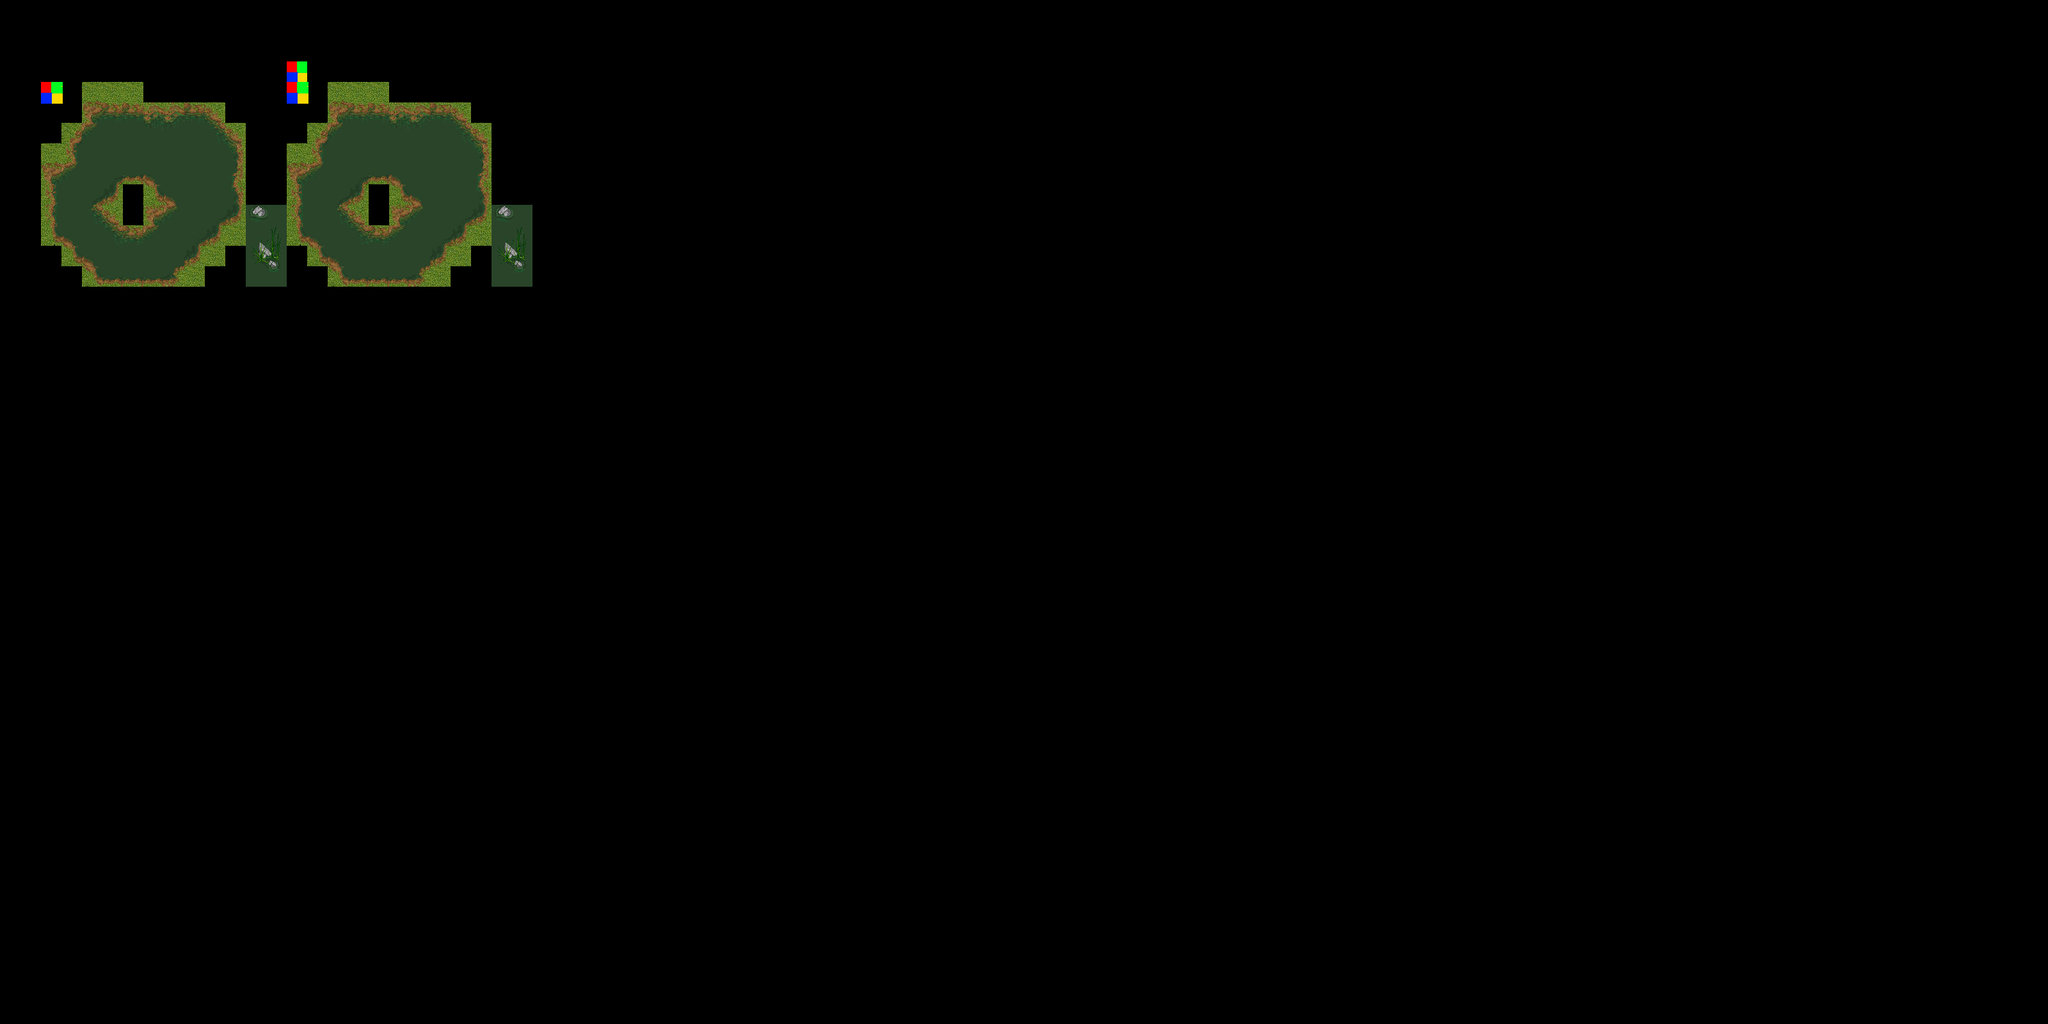

This game map was drawn from its Tiled (.tmx) file and the tilesets committed beside it. A one-line description and the trimmed map source follow:
An orthogonal 100x50 tile map with 32x32 px tiles, 1 tile layer (Tile Layer 2).

<map version="1.0" orientation="orthogonal" width="100" height="50" tilewidth="32" tileheight="32">
 <tileset firstgid="1" name="watertileset3qb2tg0" tilewidth="32" tileheight="32">
  <image source="watertileset3qb2tg0.png" width="410" height="331" />
 </tileset>
 <layer name="Tile Layer 2" width="100" height="50">
  <data>[5000 cells, 241 non-empty, 120 distinct tile ids]</data>
 </layer>
</map>
